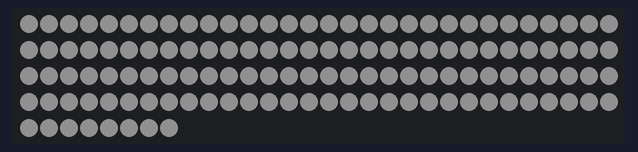
Simulated run of this sketch. Board: Teensy 4. Parts: 128 RGB LEDs in strip order, left to right, continuing on the next row. Dim RGB values are drawn brighter than linear.

Above: at 9.2 s.

The sketch:

BasicTest.ino
```cpp
#include "array.h"

//OctoWS2811 leds(ledsPerStrip, displayMemory, drawingMemory, config);
ledArray myArray;

void setup() {
  myArray.begin();
  myArray.show();
}

#define NONE   0x000000
#define RED    0xFF0000
#define GREEN  0x00FF00
#define BLUE   0x0000FF
#define YELLOW 0xFFFF00
#define PINK   0xFF1088
#define ORANGE 0xE05800
#define WHITE  0xFFFFFF

// Less intense...
#define RED    0x160000
#define GREEN  0x001600
#define BLUE   0x000016
#define YELLOW 0x101400
#define PINK   0x120009
#define ORANGE 0x100400
#define WHITE  0x101010


void loop() {
  for (int i=0; i < myArray.numPixels(); i++) {
    clearAll();
    myArray.setPixel(i, BLUE);
    myArray.show();
    delayMicroseconds(5000);
  }
  clearAll();
  delayMicroseconds(1000000);
  colorWipeAll();
}


void clearAll()
{
  for (int i=0; i < myArray.numPixels(); i++) {
    myArray.setPixel(i, NONE);
  }
}


void colorWipeAll(){
  int microsec = 500000 / myArray.numPixels();  // change them all in 2 seconds

  // uncomment for voltage controlled speed
  // millisec = analogRead(A9) / 40;

  colorWipe(RED, microsec);
  colorWipe(GREEN, microsec);
  colorWipe(BLUE, microsec);
  colorWipe(YELLOW, microsec);
  colorWipe(PINK, microsec);
  colorWipe(ORANGE, microsec);
  colorWipe(WHITE, microsec);
}


void colorWipe(int color, int wait)
{
  for (int i=0; i < myArray.numPixels(); i++) {
    myArray.setPixel(i, color);
    myArray.show();
    delayMicroseconds(wait);
  }
}
```

array.cpp
```cpp
#include "Arduino.h"
#include "array.h"


DMAMEM int displayMemory[ledsPerStrip*6];
int drawingMemory[ledsPerStrip*6];


    ledArray::ledArray()
      :leds(ledsPerStrip, displayMemory, drawingMemory, config)
    {
      int i;
      int arrayLed=0;
      for (i=0;i<8;i++){
        int j;
        for( j=0;j<ledsPerStrip; j++){
          toLed[arrayLed]= j+ ledsPerStrip*stripOrder[i];
          arrayLed++;
        }
      }

    }

    void ledArray::show(){
      leds.show();
    }

    void ledArray::begin(){
      leds.begin();
    }

    int ledArray::numPixels(){
      return leds.numPixels();
    }

    void ledArray::setPixel(int array_pixel, int color){
      int i= toLed[array_pixel];
      leds.setPixel(i, color);
    }
```

array.h
```cpp
#ifndef array_h
#define array_h 1

#include "Arduino.h"
#include <OctoWS2811.h>


#define ledsPerStrip 16
#define config  (WS2811_GRB | WS2811_800kHz)
extern DMAMEM int displayMemory[ledsPerStrip*6];
extern int drawingMemory[ledsPerStrip*6];


class ledArray{

  public:

    ledArray();

    void show();

    void begin();

    int numPixels();


    void setPixel(int array_pixel, int color);

  private:
    OctoWS2811 leds;


    //lookup table
    //when input an array based index from 0 to (ledsPerStrip*8)-1
    //the value in the table will be the pixel number of the led WRT
    //the octo wiring, utilises "stripOrder" to construct
    int toLed[ledsPerStrip*8];

    //top to bottom based on the order of flashing in the BasicTest Example
    const int stripOrder[8]={
      6,5,4,7,2,1,0,3
    };


};


#endif
```

Measured:
- what the display in image 0 shows lasts 1.2 s, from 9.1 s to 10.3 s
